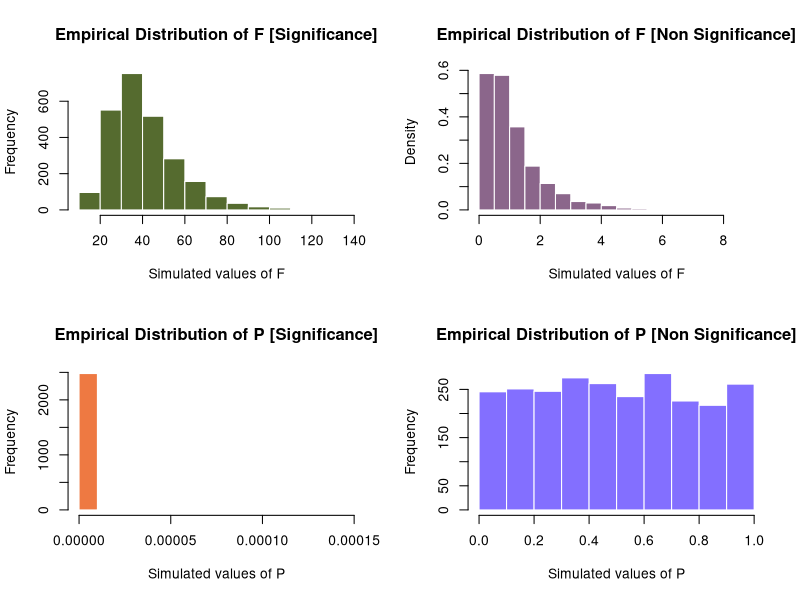
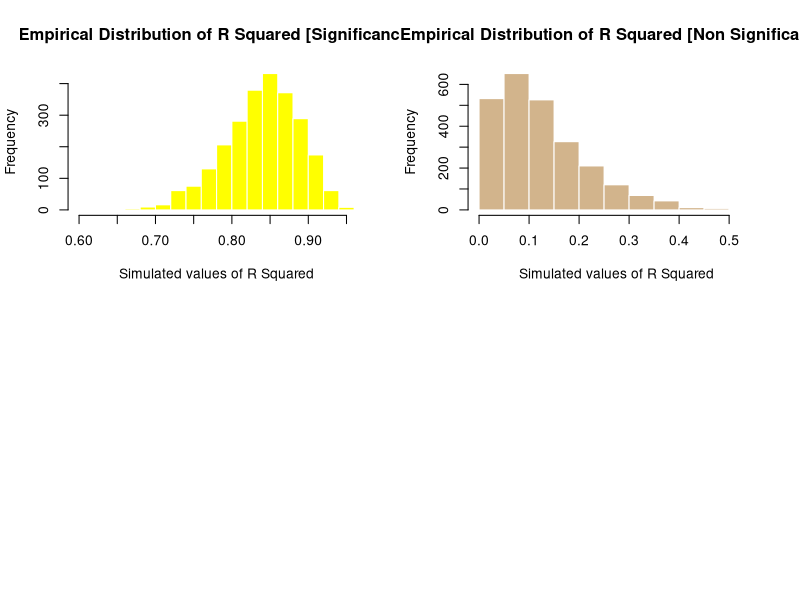
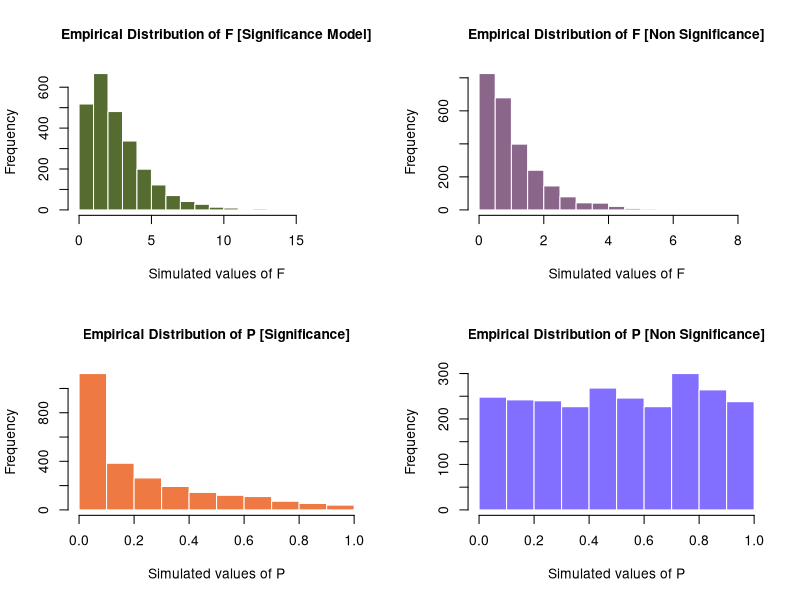
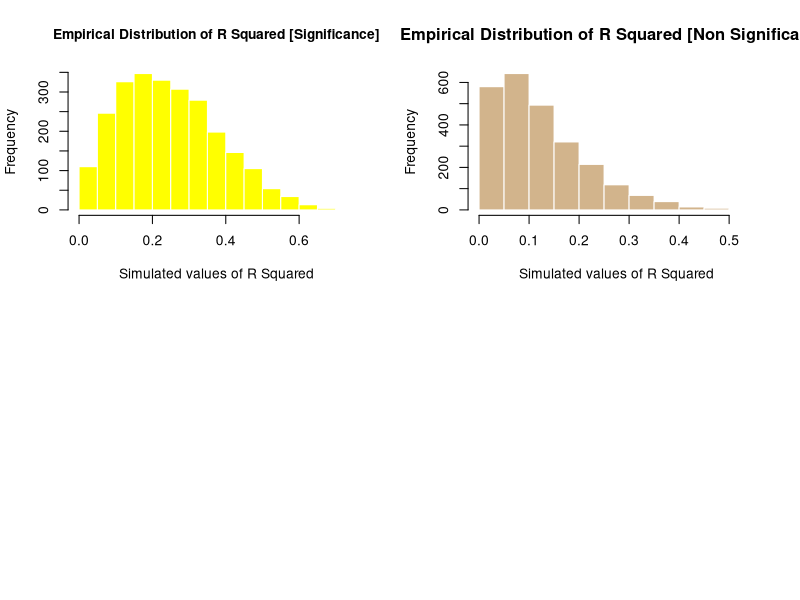
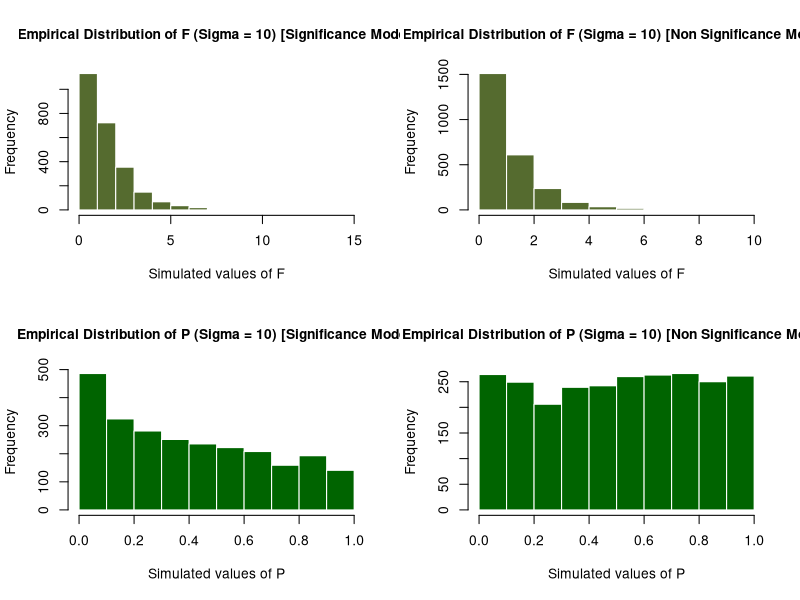
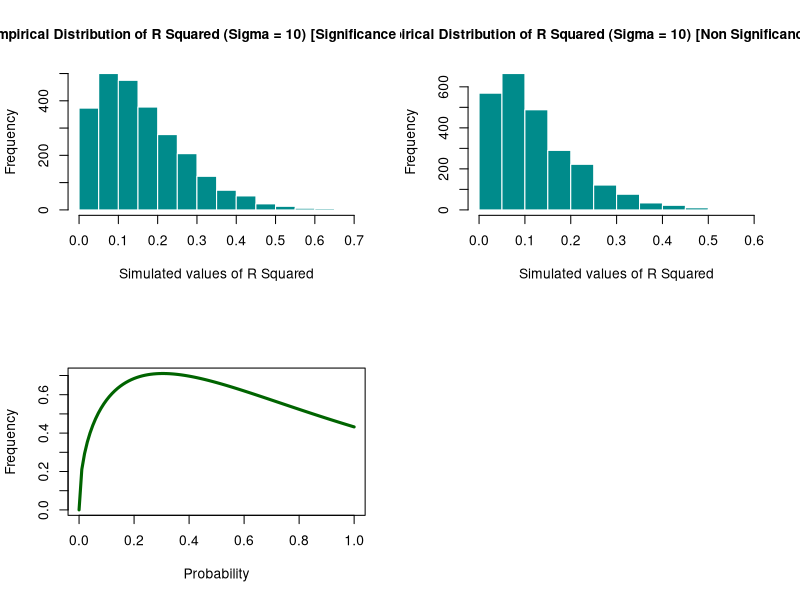
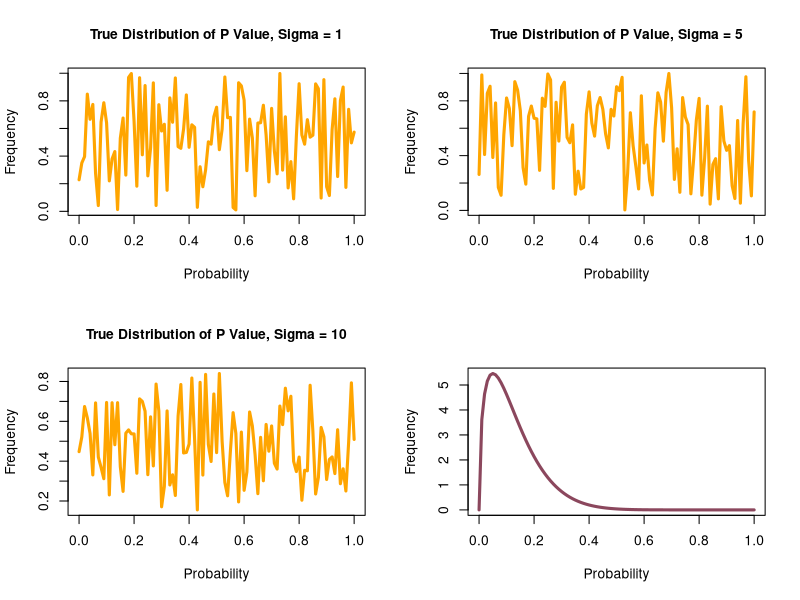
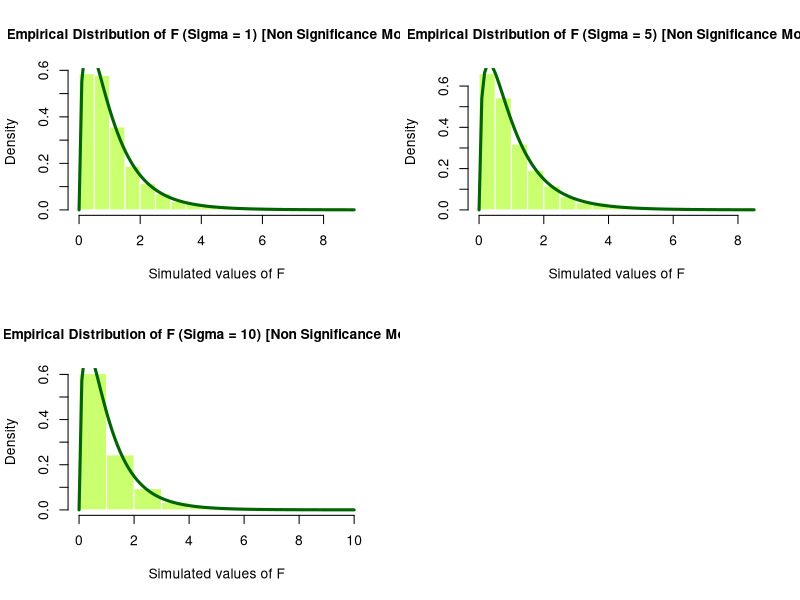

These figures' R source, in order: (Note: a time limit stopped this script after it produced the figures.)
## ---- chunk 1
birthday = 19770411
set.seed(birthday)
n = 25
sigma = c(1,5,10)
no_loop = 2500
mlr_sim = function(n_in,sd=1,signifincance_ind=1){
  exer_data = read.csv("study_1.csv")
  
  epsilon = rnorm(n_in,mean = 0,sd = sd)
  if (signifincance_ind){
    beta_0 = 3
    beta_1 = 1
    beta_2 = 1
    beta_3 = 1 
    exer_data[,1] = beta_0 + beta_1 * exer_data[,2] + beta_2 * exer_data[,3] + beta_3 * exer_data[,4] + epsilon
  }
  else {
    beta_0 = 3
    beta_1 = 0
    beta_2 = 0
    beta_3 = 0 
    exer_data[,1] = beta_0 + beta_1 * exer_data[,2] + beta_2 * exer_data[,3] + beta_3 * exer_data[,4] + epsilon
  }
  exer_data
}
## ---- chunk 2
birthday = 19770411
set.seed(birthday)
#---------------------------------------------------------------------------------------------------------------
# Below code is to simulate the Significance Model 
#---------------------------------------------------------------------------------------------------------------
model_significance = cbind(sigma_1_F=rep(0,no_loop),sigma_1_P=rep(0,no_loop),sigma_1_R_SQUARED=rep(0,no_loop),
                           sigma_5_F=rep(0,no_loop),sigma_5_P=rep(0,no_loop),sigma_5_R_SQUARED=rep(0,no_loop),
                           sigma_10_F=rep(0,no_loop),sigma_10_P=rep(0,no_loop),sigma_10_R_SQUARED=rep(0,no_loop))
extra_counter = 0

for(s in 1:length(sigma)){
  #print(paste("Sigma:",sigma[s]," extra_counter",extra_counter))
  for (i in 1:no_loop){
     mlr_data = mlr_sim(n,sigma[s],signifincance_ind = 1)
     null_model = lm(y~1,data = mlr_data)
     full_model = lm(y~x1+x2+x3,data = mlr_data)
     model_significance[i,s+extra_counter] = anova(null_model,full_model)$F[2]
     model_significance[i,s+extra_counter+1] = anova(null_model,full_model)$'Pr(>F)'[2]
     model_significance[i,s+extra_counter+2] = summary(full_model)$r.squared
  }
  extra_counter = extra_counter + 2
}

#---------------------------------------------------------------------------------------------------------------
# Below code is to simulate the Non Significance Model 
#---------------------------------------------------------------------------------------------------------------
model_nonsignificance = cbind(sigma_1_F=rep(0,no_loop),sigma_1_P=rep(0,no_loop),sigma_1_R_SQUARED=rep(0,no_loop),
                           sigma_5_F=rep(0,no_loop),sigma_5_P=rep(0,no_loop),sigma_5_R_SQUARED=rep(0,no_loop),
                           sigma_10_F=rep(0,no_loop),sigma_10_P=rep(0,no_loop),sigma_10_R_SQUARED=rep(0,no_loop))
extra_counter = 0
for(s in 1:length(sigma)){
  print(paste("Sigma:",sigma[s]," extra_counter",extra_counter))
  for (i in 1:no_loop){
     mlr_data = mlr_sim(n,sigma[s],signifincance_ind = 0)
     null_model = lm(y~1,data = mlr_data)
     full_model = lm(y~x1+x2+x3,data = mlr_data)
     model_nonsignificance[i,s+extra_counter] = anova(null_model,full_model)$F[2]
     model_nonsignificance[i,s+extra_counter+1] = anova(null_model,full_model)$'Pr(>F)'[2]
     model_nonsignificance[i,s+extra_counter+2] = summary(full_model)$r.squared
  }
  extra_counter = extra_counter + 2
}

## ---- chunk 3
par(mfrow=c(2, 2))

hist(model_significance[,1],
     main = "Empirical Distribution of F [Significance]",
     xlab = "Simulated values of F",
     col = "darkolivegreen",
     border = "white"
     )

hist(model_nonsignificance[,1],
     main = "Empirical Distribution of F [Non Significance]",
     xlab = "Simulated values of F",
     col = "plum4",
     border = "white",
     probability = TRUE
     )

hist(model_significance[,2],
     main = "Empirical Distribution of P [Significance]",
     xlab = "Simulated values of P",
     col = "sienna2",
     border = "white"
     )

hist(model_nonsignificance[,2],
     main = "Empirical Distribution of P [Non Significance]",
     xlab = "Simulated values of P",
     col = "slateblue1",
     border = "white"
     )

hist(model_significance[,3],
     main = "Empirical Distribution of R Squared [Significance]",
     xlab = "Simulated values of R Squared",
     col = "yellow",
     border = "white"
     )

hist(model_nonsignificance[,3],
     main = "Empirical Distribution of R Squared [Non Significance]",
     xlab = "Simulated values of R Squared",
     col = "tan",
     border = "white"
     )

## ---- chunk 4
par(mfrow=c(2, 2))

hist(model_significance[,4],
     main = "Empirical Distribution of F [Significance Model]",
     cex.main = 1,
     xlab = "Simulated values of F",
     col = "darkolivegreen",
     border = "white"
     )

hist(model_nonsignificance[,4],
     main = "Empirical Distribution of F [Non Significance]",
     cex.main = 1,
     xlab = "Simulated values of F",
     col = "plum4",
     border = "white"
     )

hist(model_significance[,5],
     main = "Empirical Distribution of P [Significance]",
     cex.main = 1,
     xlab = "Simulated values of P",
     col = "sienna2",
     border = "white"
     )

hist(model_nonsignificance[,5],
     main = "Empirical Distribution of P [Non Significance]",
     cex.main = 1,
     xlab = "Simulated values of P",
     col = "slateblue1",
     border = "white"
     )

hist(model_significance[,6],
     main = "Empirical Distribution of R Squared [Significance]",
     cex.main = 1,
     xlab = "Simulated values of R Squared",
     col = "yellow",
     border = "white"
     )

hist(model_nonsignificance[,6],
     main = "Empirical Distribution of R Squared [Non Significance]",
     xlab = "Simulated values of R Squared",
     col = "tan",
     border = "white"
     )
## ---- chunk 5
par(mfrow=c(2, 2))

hist(model_significance[,7],
     main = "Empirical Distribution of F (Sigma = 10) [Significance Model]",
     cex.main = 1,
     xlab = "Simulated values of F",
     col = "darkolivegreen",
     border = "white"
     )


hist(model_nonsignificance[,7],
     main = "Empirical Distribution of F (Sigma = 10) [Non Significance Model]",
     cex.main = 1,
     xlab = "Simulated values of F",
     col = "darkolivegreen",
     border = "white"
     )

hist(model_significance[,8],
     main = "Empirical Distribution of P (Sigma = 10) [Significance Model]",
     cex.main = 1,
     xlab = "Simulated values of P",
     col = "darkgreen",
     border = "white"
     )

hist(model_nonsignificance[,8],
     main = "Empirical Distribution of P (Sigma = 10) [Non Significance Model]",
     cex.main = 1,
     xlab = "Simulated values of P",
     col = "darkgreen",
     border = "white"
     )

hist(model_significance[,9],
     main = "Empirical Distribution of R Squared (Sigma = 10) [Significance Model]",
     cex.main = 1,
     xlab = "Simulated values of R Squared",
     col = "darkcyan",
     border = "white"
     )

hist(model_nonsignificance[,9],
     main = "Empirical Distribution of R Squared (Sigma = 10) [Non Significance Model]",
     cex.main = 1,
     xlab = "Simulated values of R Squared",
     col = "darkcyan",
     border = "white"
     )

## ---- chunk 6
curve(df(x, df1=3, df2=21),
      xlab = "Probability",
      ylab = "Frequency",
      lwd=3,
      col = "darkgreen")
## ---- chunk 7
par(mfrow=c(2, 2))
curve(pnorm(rnorm(x,mean = 3, sd = 1),mean=3,sd=1),
      main = "True Distribution of P Value, Sigma = 1",
      cex.main = 1,
      xlab = "Probability",
      ylab = "Frequency",
      lwd = 3,
      col = "orange")

curve(pnorm(rnorm(x,mean = 3, sd = 5),mean = 3,sd = 5),
      main = "True Distribution of P Value, Sigma = 5",
      cex.main = 1,
      xlab = "Probability",
      ylab = "Frequency",
      lwd = 3,
      col = "orange")

curve(pnorm(rnorm(x,mean = 3, sd = 5),mean = 3,sd = 10),
      main = "True Distribution of P Value, Sigma = 10",
      cex.main = 1,
      xlab = "Probability",
      ylab = "Frequency",
      lwd = 3,
      col = "orange")
## ---- chunk 8
curve(dbeta(x, (4-1)/2, (25-4)/2),
      xlab = "Probability",
      ylab = "Frequency",
      lwd = 3,
      col = "palevioletred4")
## ---- chunk 9

par(mfrow=c(2, 2))

hist(model_nonsignificance[,1],
     main = "Empirical Distribution of F (Sigma = 1) [Non Significance Model]",
     cex.main = 1,
     xlab = "Simulated values of F",
     col = "darkolivegreen1",
     border = "white",
     probability = TRUE
     )
curve(df(x, df1=3, df2=21),
      lwd=3,
      col = "darkgreen",
      add = TRUE)

hist(model_nonsignificance[,4],
     main = "Empirical Distribution of F (Sigma = 5) [Non Significance Model]",
     cex.main = 1,
     xlab = "Simulated values of F",
     col = "darkolivegreen1",
     border = "white",
     probability = TRUE
     )
curve(df(x, df1=3, df2=21),
      lwd=3,
      col = "darkgreen",
      add = TRUE)

hist(model_nonsignificance[,7],
     main = "Empirical Distribution of F (Sigma = 10) [Non Significance Model]",
     cex.main = 1,
     xlab = "Simulated values of F",
     col = "darkolivegreen1",
     border = "white",
     probability = TRUE
     )
curve(df(x, df1=3, df2=21),
      lwd=3,
      col = "darkgreen",
      add = TRUE)
## ---- chunk 10
par(mfrow=c(2, 2))

hist(model_nonsignificance[,2],
     main = "Empirical Distribution of P (Sigma = 1) [Non Significance Model]",
     cex.main = 1,
     xlab = "Simulated values of P",
     col = "deepskyblue1",
     border = "white",
     probability = TRUE
     )
curve(pnorm(rnorm(x,mean = 3, sd = 1),mean=3,sd=1),
      main = "True Distribution of P Value - Sigma = 1",
      cex.main = 1,
      xlab = "Probability",
      ylab = "Frequency",
      lwd = 3,
      col = "darkblue",
      add = TRUE)

hist(model_nonsignificance[,5],
     main = "Empirical Distribution of P (Sigma = 5) [Non Significance Model]",
     cex.main = 1,
     xlab = "Simulated values of P",
     col = "deepskyblue1",
     border = "white",
     probability = TRUE
     )
curve(pnorm(rnorm(x,mean = 3, sd = 1),mean=3,sd=1),
      main = "True Distribution of P Value - Sigma = 1",   
      cex.main = 1,
      xlab = "Probability",
      ylab = "Frequency",
      lwd = 3,
      col = "darkblue",
      add = TRUE)

hist(model_nonsignificance[,8],
     main = "Empirical Distribution of P (Sigma = 10) [Non Significance Model]",
     cex.main = 1,
     xlab = "Simulated values of P",
     col = "deepskyblue1",
     border = "white",
     probability = TRUE
     )
curve(pnorm(rnorm(x,mean = 3, sd = 1),mean=3,sd=1),
      main = "True Distribution of P Value - Sigma = 1",
      cex.main = 1,
      xlab = "Probability",
      ylab = "Frequency",
      lwd = 3,
      col = "darkblue",
      add = TRUE)

## ---- chunk 11
par(mfrow=c(2, 2))

hist(model_nonsignificance[,3],
     main = "Empirical Distribution of R Squared (Sigma = 1) [Non Significance Model]",
     cex.main = 1,
     xlab = "Simulated values of R Squared",
     col = "palevioletred1",
     border = "white",
     probability = TRUE
     )
curve(dbeta(x, (4-1)/2, (25-4)/2),
      lwd = 3,
      col = "palevioletred4",
      add = TRUE)

hist(model_nonsignificance[,6],
     main = "Empirical Distribution of R Squared (Sigma = 5) [Non Significance Model]",
     cex.main = 1,
     xlab = "Simulated values of R Squared",
     col = "palevioletred1",
     border = "white",
     probability = TRUE
     )
curve(dbeta(x, (4-1)/2, (25-4)/2),
      lwd = 3,
      col = "palevioletred4",
      add = TRUE)

hist(model_nonsignificance[,9],
     main = "Empirical Distribution of R Squared (Sigma = 10) [Non Significance Model]",
     cex.main = 1,
     xlab = "Simulated values of R Squared",
     col = "palevioletred1",
     border = "white",
     probability = TRUE
     )
curve(dbeta(x, (4-1)/2, (25-4)/2),
      lwd = 3,
      col = "palevioletred4",
      add = TRUE)
## ---- chunk 12
plot(model_significance[,3],col="dodgerblue",ylim=c(0,1),lty=1,xlab="R Squared Simulation Index",ylab="R Squared Value",main = "R Squared ~ Sigma")
points(model_significance[,6],col="green",lty=2)
points(model_significance[,9],col="red",lty=3)
legend("topright",legend=c("sigma=1","sigma=5","sigma=10"),col=c("dodgerblue","green","red"),lty=c(1,2,3))
## ---- chunk 13
birthday = 19770411
set.seed(birthday)

beta_0 = 0
beta_1 = 5
beta_2 = -4
beta_3 = 1.6
beta_4 = -1.1
beta_5 = 0.7
beta_6 = 0.3
n = 500
no_loop = 1000
sigma = c(1,2,4)
sig_data = read.csv("study_2.csv")


mlr_sim = function(data,sd=1){
  epsilon = rnorm(n,mean = 0,sd = sd)
  data[,1] = beta_0 + beta_1 * data[,2] + beta_2 * data[,3] + beta_3 * data[,4] + beta_4 * data[,5] + beta_5 * data[,6] + beta_6 * data[,7] + epsilon
  data
}

train_rmse_model1_mat = cbind(sigma_1=rep(0,no_loop),sigma_2=rep(0,no_loop),sigma_4=rep(0,no_loop))
train_rmse_model2_mat = cbind(sigma_1=rep(0,no_loop),sigma_2=rep(0,no_loop),sigma_4=rep(0,no_loop))
train_rmse_model3_mat = cbind(sigma_1=rep(0,no_loop),sigma_2=rep(0,no_loop),sigma_4=rep(0,no_loop))
train_rmse_model4_mat = cbind(sigma_1=rep(0,no_loop),sigma_2=rep(0,no_loop),sigma_4=rep(0,no_loop))
train_rmse_model5_mat = cbind(sigma_1=rep(0,no_loop),sigma_2=rep(0,no_loop),sigma_4=rep(0,no_loop))
train_rmse_model6_mat = cbind(sigma_1=rep(0,no_loop),sigma_2=rep(0,no_loop),sigma_4=rep(0,no_loop))
train_rmse_model7_mat = cbind(sigma_1=rep(0,no_loop),sigma_2=rep(0,no_loop),sigma_4=rep(0,no_loop))
train_rmse_model8_mat = cbind(sigma_1=rep(0,no_loop),sigma_2=rep(0,no_loop),sigma_4=rep(0,no_loop))
train_rmse_model9_mat = cbind(sigma_1=rep(0,no_loop),sigma_2=rep(0,no_loop),sigma_4=rep(0,no_loop))

test_rmse_model1_mat = cbind(sigma_1=rep(0,no_loop),sigma_2=rep(0,no_loop),sigma_4=rep(0,no_loop))
test_rmse_model2_mat = cbind(sigma_1=rep(0,no_loop),sigma_2=rep(0,no_loop),sigma_4=rep(0,no_loop))
test_rmse_model3_mat = cbind(sigma_1=rep(0,no_loop),sigma_2=rep(0,no_loop),sigma_4=rep(0,no_loop))
test_rmse_model4_mat = cbind(sigma_1=rep(0,no_loop),sigma_2=rep(0,no_loop),sigma_4=rep(0,no_loop))
test_rmse_model5_mat = cbind(sigma_1=rep(0,no_loop),sigma_2=rep(0,no_loop),sigma_4=rep(0,no_loop))
test_rmse_model6_mat = cbind(sigma_1=rep(0,no_loop),sigma_2=rep(0,no_loop),sigma_4=rep(0,no_loop))
test_rmse_model7_mat = cbind(sigma_1=rep(0,no_loop),sigma_2=rep(0,no_loop),sigma_4=rep(0,no_loop))
test_rmse_model8_mat = cbind(sigma_1=rep(0,no_loop),sigma_2=rep(0,no_loop),sigma_4=rep(0,no_loop))
test_rmse_model9_mat = cbind(sigma_1=rep(0,no_loop),sigma_2=rep(0,no_loop),sigma_4=rep(0,no_loop))
train_rmse_mat = cbind(sigma_1=rep(0,9),sigma_2=rep(0,9),sigma_4=rep(0,9))
test_rmse_mat = cbind(sigma_1=rep(0,9),sigma_2=rep(0,9),sigma_4=rep(0,9))

model1_counter_all_sigma = 0 
model2_counter_all_sigma = 0 
model3_counter_all_sigma = 0 
model4_counter_all_sigma = 0 
model5_counter_all_sigma = 0 
model6_counter_all_sigma = 0 
model7_counter_all_sigma = 0 
model8_counter_all_sigma = 0 
model9_counter_all_sigma = 0 
  
for(s in 1:length(sigma)){
  for(i in 1:no_loop){
    #epsilon = rnorm(n,mean = 0, sd = sigma[s])
    mlr_data=mlr_sim(sig_data,sd=sigma[s])
    
    trn_idx = sample(1:nrow(mlr_data), 250)
    n_test = nrow(mlr_data) - length(trn_idx)
    
    model1 = lm(y~x1,data=mlr_data[trn_idx,])
    model2 = lm(y~x1+x2,data=mlr_data[trn_idx,])
    model3 = lm(y~x1+x2+x3,data=mlr_data[trn_idx,])
    model4 = lm(y~x1+x2+x3+x4,data=mlr_data[trn_idx,])
    model5 = lm(y~x1+x2+x3+x4+x5,data=mlr_data[trn_idx,])
    model6 = lm(y~x1+x2+x3+x4+x5+x6,data=mlr_data[trn_idx,])
    model7 = lm(y~x1+x2+x3+x4+x5+x6+x7,data=mlr_data[trn_idx,])
    model8 = lm(y~x1+x2+x3+x4+x5+x6+x7+x8,data=mlr_data[trn_idx,])
    model9 = lm(y~x1+x2+x3+x4+x5+x6+x7+x8+x9,data=mlr_data[trn_idx,])
    

    
    newdata_model1 = subset(mlr_data[-trn_idx,],select=c("x1"))
    newdata_model2 = subset(mlr_data[-trn_idx,],select=c("x1","x2"))
    newdata_model3 = subset(mlr_data[-trn_idx,],select=c("x1","x2","x3"))
    newdata_model4 = subset(mlr_data[-trn_idx,],select=c("x1","x2","x3","x4"))
    newdata_model5 = subset(mlr_data[-trn_idx,],select=c("x1","x2","x3","x4","x5"))
    newdata_model6 = subset(mlr_data[-trn_idx,],select=c("x1","x2","x3","x4","x5","x6"))
    newdata_model7 = subset(mlr_data[-trn_idx,],select=c("x1","x2","x3","x4","x5","x6","x7"))
    newdata_model8 = subset(mlr_data[-trn_idx,],select=c("x1","x2","x3","x4","x5","x6","x7","x8"))
    newdata_model9 = subset(mlr_data[-trn_idx,],select=c("x1","x2","x3","x4","x5","x6","x7","x8","x9"))    
    
    train_rmse_model1 = sqrt(sum((mlr_data[trn_idx,]$y - predict(model1))^2) / length(trn_idx))
    train_rmse_model2 = sqrt(sum((mlr_data[trn_idx,]$y - predict(model2))^2) / length(trn_idx))
    train_rmse_model3 = sqrt(sum((mlr_data[trn_idx,]$y - predict(model3))^2) / length(trn_idx))
    train_rmse_model4 = sqrt(sum((mlr_data[trn_idx,]$y - predict(model4))^2) / length(trn_idx))
    train_rmse_model5 = sqrt(sum((mlr_data[trn_idx,]$y - predict(model5))^2) / length(trn_idx))
    train_rmse_model6 = sqrt(sum((mlr_data[trn_idx,]$y - predict(model6))^2) / length(trn_idx))
    train_rmse_model7 = sqrt(sum((mlr_data[trn_idx,]$y - predict(model7))^2) / length(trn_idx))
    train_rmse_model8 = sqrt(sum((mlr_data[trn_idx,]$y - predict(model8))^2) / length(trn_idx))
    train_rmse_model9 = sqrt(sum((mlr_data[trn_idx,]$y - predict(model9))^2) / length(trn_idx))
    train_rmse_model1_mat[i,s] = train_rmse_model1
    train_rmse_model2_mat[i,s] = train_rmse_model2
    train_rmse_model3_mat[i,s] = train_rmse_model3
    train_rmse_model4_mat[i,s] = train_rmse_model4
    train_rmse_model5_mat[i,s] = train_rmse_model5
    train_rmse_model6_mat[i,s] = train_rmse_model6
    train_rmse_model7_mat[i,s] = train_rmse_model7
    train_rmse_model8_mat[i,s] = train_rmse_model8
    train_rmse_model9_mat[i,s] = train_rmse_model9    
    
    test_rmse_model1 = sqrt(sum((mlr_data[-trn_idx,]$y - predict(model1,newdata=newdata_model1))^2) / n_test)
    test_rmse_model2 = sqrt(sum((mlr_data[-trn_idx,]$y - predict(model2,newdata=newdata_model2))^2) / n_test)
    test_rmse_model3 = sqrt(sum((mlr_data[-trn_idx,]$y - predict(model3,newdata=newdata_model3))^2) / n_test)
    test_rmse_model4 = sqrt(sum((mlr_data[-trn_idx,]$y - predict(model4,newdata=newdata_model4))^2) / n_test)
    test_rmse_model5 = sqrt(sum((mlr_data[-trn_idx,]$y - predict(model5,newdata=newdata_model5))^2) / n_test)
    test_rmse_model6 = sqrt(sum((mlr_data[-trn_idx,]$y - predict(model6,newdata=newdata_model6))^2) / n_test)
    test_rmse_model7 = sqrt(sum((mlr_data[-trn_idx,]$y - predict(model7,newdata=newdata_model7))^2) / n_test)
    test_rmse_model8 = sqrt(sum((mlr_data[-trn_idx,]$y - predict(model8,newdata=newdata_model8))^2) / n_test)
    test_rmse_model9 = sqrt(sum((mlr_data[-trn_idx,]$y - predict(model9,newdata=newdata_model9))^2) / n_test)
    test_rmse_model1_mat[i,s] = test_rmse_model1
    test_rmse_model2_mat[i,s] = test_rmse_model2
    test_rmse_model3_mat[i,s] = test_rmse_model3
    test_rmse_model4_mat[i,s] = test_rmse_model4
    test_rmse_model5_mat[i,s] = test_rmse_model5
    test_rmse_model6_mat[i,s] = test_rmse_model6
    test_rmse_model7_mat[i,s] = test_rmse_model7
    test_rmse_model8_mat[i,s] = test_rmse_model8
    test_rmse_model9_mat[i,s] = test_rmse_model9

    model1_counter_all_sigma = model1_counter_all_sigma + 1
    model2_counter_all_sigma = model2_counter_all_sigma + 1
    model3_counter_all_sigma = model3_counter_all_sigma + 1 
    model4_counter_all_sigma = model4_counter_all_sigma + 1 
    model5_counter_all_sigma = model5_counter_all_sigma + 1
    model6_counter_all_sigma = model6_counter_all_sigma + 1 
    model7_counter_all_sigma = model7_counter_all_sigma + 1
    model8_counter_all_sigma = model8_counter_all_sigma + 1
    model9_counter_all_sigma = model9_counter_all_sigma + 1
  }
}

print (paste("Number of times the model : 1 trained for alpha:",sigma[s]," is: ",model1_counter_all_sigma))
print (paste("Number of times the model : 2 trained for alpha:",sigma[s]," is: ",model2_counter_all_sigma))
print (paste("Number of times the model : 3 trained for alpha:",sigma[s]," is: ",model3_counter_all_sigma))
print (paste("Number of times the model : 4 trained for alpha:",sigma[s]," is: ",model4_counter_all_sigma))
print (paste("Number of times the model : 5 trained for alpha:",sigma[s]," is: ",model5_counter_all_sigma))
print (paste("Number of times the model : 6 trained for alpha:",sigma[s]," is: ",model6_counter_all_sigma))  
print (paste("Number of times the model : 7 trained for alpha:",sigma[s]," is: ",model7_counter_all_sigma))  
print (paste("Number of times the model : 8 trained for alpha:",sigma[s]," is: ",model8_counter_all_sigma))  
print (paste("Number of times the model : 9 trained for alpha:",sigma[s]," is: ",model9_counter_all_sigma))  
  
for(s in 1:length(sigma)){
  train_rmse_mat[1,s] = mean(train_rmse_model1_mat[,s])
  train_rmse_mat[2,s] = mean(train_rmse_model2_mat[,s])
  train_rmse_mat[3,s] = mean(train_rmse_model3_mat[,s])
  train_rmse_mat[4,s] = mean(train_rmse_model4_mat[,s])
  train_rmse_mat[5,s] = mean(train_rmse_model5_mat[,s])
  train_rmse_mat[6,s] = mean(train_rmse_model6_mat[,s])
  train_rmse_mat[7,s] = mean(train_rmse_model7_mat[,s])
  train_rmse_mat[8,s] = mean(train_rmse_model8_mat[,s])
  train_rmse_mat[9,s] = mean(train_rmse_model9_mat[,s])  
  
  test_rmse_mat[1,s] = mean(test_rmse_model1_mat[,s])
  test_rmse_mat[2,s] = mean(test_rmse_model2_mat[,s])
  test_rmse_mat[3,s] = mean(test_rmse_model3_mat[,s])
  test_rmse_mat[4,s] = mean(test_rmse_model4_mat[,s])
  test_rmse_mat[5,s] = mean(test_rmse_model5_mat[,s])
  test_rmse_mat[6,s] = mean(test_rmse_model6_mat[,s])
  test_rmse_mat[7,s] = mean(test_rmse_model7_mat[,s])
  test_rmse_mat[8,s] = mean(test_rmse_model8_mat[,s])
  test_rmse_mat[9,s] = mean(test_rmse_model9_mat[,s])
}
## ---- chunk 14
plot(seq(1,9), train_rmse_mat[,1], type="o", col="blue", pch="o", lty=1,main="Sigma = 1",xlab = "MODEL SIZE",ylab = "RMSE")
points(seq(1,9), test_rmse_mat[,1], col="red", pch=8)
lines(seq(1,9), test_rmse_mat[,1], col="red",lty=2)
legend("topright",legend=c("train rmse","test rmse"), col=c("blue","red"),pch=c("o","*"),lty=c(1,2), ncol=1)

plot(seq(1,9), train_rmse_mat[,2], type="o", col="blue", pch="o", lty=1,main="Sigma = 2",xlab = "MODEL SIZE",ylab = "RMSE")
points(seq(1,9), test_rmse_mat[,2], col="red", pch=8)
lines(seq(1,9), test_rmse_mat[,2], col="red",lty=2)
legend("topright",legend=c("train rmse","test rmse"), col=c("blue","red"),pch=c("o","*"),lty=c(1,2), ncol=1)

plot(seq(1,9), train_rmse_mat[,3], type="o", col="blue", pch="o", lty=1,main="Sigma = 4",xlab = "MODEL SIZE",ylab = "RMSE")
points(seq(1,9), test_rmse_mat[,3], col="red", pch=8)
lines(seq(1,9), test_rmse_mat[,3], col="red",lty=2)
legend("topright",legend=c("train rmse","test rmse"), col=c("blue","red"),pch=c("o","*"),lty=c(1,2), ncol=1)
## ---- chunk 15
plot(test_rmse_model1_mat[,1],col="dodgerblue",ylim=(c(0.8,3)),pch=1,lty=1,xlab = "Index", ylab = "RMSE")
points(test_rmse_model2_mat[,1], col="orangered",ylim=(c(0.8,3)),pch=1,lty=2)
points(test_rmse_model3_mat[,1], col="blue4",ylim=(c(0.8,3)),pch=1,lty=3)
points(test_rmse_model4_mat[,1], col="limegreen",ylim=(c(0.8,3)),pch=1,lty=3)
points(test_rmse_model5_mat[,1], col="orange",ylim=(c(0.8,3)),pch=1,lty=4)
points(test_rmse_model6_mat[,1], col="darkorchid",ylim=(c(0.8,3)),pch=6,lty=5)
points(test_rmse_model7_mat[,1], col="violetred",ylim=(c(0.8,3)),pch=1,lty=6)
points(test_rmse_model8_mat[,1], col="tan3",ylim=(c(0.8,3)),pch=1,lty=7)
points(test_rmse_model9_mat[,1], col="deeppink",ylim=(c(0.8,3)),pch=1,lty=8)
legend("topright",legend=c("Model1","Model2","Model3","Model4","Model5","Model6","Model7","Model8","Model9"),col=c("dodgerblue","orangered","blue4","limegreen","orange","darkorchid","violetred","tan3","deeppink"),lty=c(1,2,3,4,5,6,7,8,9))
## ---- chunk 16
plot(test_rmse_model3_mat[,1], col="dodgerblue",ylim=(c(0.9,1.3)),pch=1,lty=3,xlab="Indx",ylab="RMSE")
points(test_rmse_model4_mat[,1], col="limegreen",ylim=(c(0.9,1.3)),pch=1,lty=3)
points(test_rmse_model5_mat[,1], col="orange",ylim=(c(0.9,1.3)),pch=1,lty=4)
points(test_rmse_model6_mat[,1], col="darkorchid",ylim=(c(0.9,1.3)),pch=8,lty=5)
points(test_rmse_model7_mat[,1], col="violetred",ylim=(c(0.9,1.3)),pch=1,lty=6)
points(test_rmse_model8_mat[,1], col="tan3",ylim=(c(0.9,1.3)),pch=1,lty=7)
points(test_rmse_model9_mat[,1], col="deeppink",ylim=(c(0.9,1.3)),pch=1,lty=8)
legend("topright",legend=c("Model3","Model4","Model5","Model6","Model7","Model8","Model9"),col=c("blue4","limegreen","orange","darkorchid","violetred","tan3","deeppink"),pch=c(1,1,1,8,1,1),lty=c(3,4,5,6,7,8,9))
## ---- chunk 17
plot(seq(1,9), test_rmse_mat[,1], type="o", col="chartreuse4", pch=8, lty=1,main="Sigma = 1",xlab = "MODEL SIZE",ylab = "RMSE")
points(6, min(test_rmse_mat[,1]), col="chartreuse4",pch=16,cex=3) #This is to highlight the point where the RMSE is minimum for sigma = 1
## ---- chunk 18
plot(seq(1,9), test_rmse_mat[,2], type="o", col="blue4", pch="*", lty=1,main="Sigma = 2",xlab = "MODEL SIZE",ylab = "RMSE")
points(6, min(test_rmse_mat[,2]), col="blue4",pch=16,cex=3) #This is to highlight the point where the RMSE is minimum for sigma = 2
## ---- chunk 19
plot(seq(1,9), test_rmse_mat[,3], type="o", col="red", pch="*", lty=1,main="Sigma = 4",xlab = "MODEL SIZE",ylab = "RMSE")
points(6, min(test_rmse_mat[,3]), col="red",pch=16,cex=3) #This is to highlight the point where the RMSE is minimum for sigma = 4
## ---- chunk 20
plot(seq(1,9), test_rmse_mat[,3], col="red",lty=1,ylim=c(0.5,5),xlab="MODEL SIZE",ylab="RMSE")
lines(seq(1,9), test_rmse_mat[,3], col="red",lty=1)
points(6, min(test_rmse_mat[,3]), col="red",pch=16,cex=3) #This is to highlight the point where the RMSE is minimum for sigma = 4
points(seq(1,9), test_rmse_mat[,2], col="blue4",lty=2)
lines(seq(1,9), test_rmse_mat[,2], col="blue4",lty=2)
points(6, min(test_rmse_mat[,2]), col="blue4",pch=16,cex=3) #This is to highlight the point where the RMSE is minimum for sigma = 2
points(seq(1,9), test_rmse_mat[,1], col="chartreuse4",lty=3)
lines(seq(1,9), test_rmse_mat[,1], col="chartreuse4",lty=3)
points(6, min(test_rmse_mat[,1]), col="chartreuse4",pch=16,cex=3) #This is to highlight the point where the RMSE is minimum for sigma = 1
legend("topright",legend=c("sigma = 4","sigma = 2","simga = 1"),col=c("red","blue4","chartreuse4"),lty=c(1,2,3))
## ---- chunk 21
birthday = 19770411
set.seed(birthday)

alpha = 0.05
beta_1 = seq(from=-2,to=2,by=0.1)
sigma = c(1,2,4)
n = c(10,20,30)
no_loop = 1000

#simple linear regression(SLR) Function to create sample data
slr_sim = function(n_in,sd=1,beta_1_in=-2){
  x_values = seq(0, 5, length = n_in)
  epsilon = rnorm(n_in,mean = 0,sd = sd)
  y = beta_1_in * x_values + epsilon
  data.frame(predictor = x_values,response=y)
}

#Matrix to store the Power of the simulated models
model_sim = cbind(beta_1_sim_val=rep(0,length(beta_1)),n_10_sigma_1=rep(0,length(beta_1)),n_20_sigma_1=rep(0,length(beta_1)),n_30_sigma_1=rep(0,length(beta_1)),n_10_sigma_2=rep(0,length(beta_1)),n_20_sigma_2=rep(0,length(beta_1)),n_30_sigma_2=rep(0,length(beta_1)),n_10_sigma_4=rep(0,length(beta_1)),n_20_sigma_4=rep(0,length(beta_1)),n_30_sigma_1=rep(0,length(beta_1)))

model_sim[,1] = seq(from=-2,to=2,by=0.1)
extra_counter = 0

#Loop to iterate over Sigma, number of samples, beta_1 values and 1000 simulations to extract and store the Power values
for(s in 1:length(sigma)){ #sigma = c(1,2,4)
  for (n_s in 1:length(n)){ #n = c(10,20,30)
    for (b in 1:length(beta_1)){ # beta_1 = seq(from=-2,to=2,by=0.1)
      tot_sum_signifincace_sim = 0
      for(i in 1:no_loop){
        slr_data = slr_sim(n_in = n[n_s], sd = sigma[s], beta_1_in = beta_1[b] )
        model = lm(response~predictor, data = slr_data)
        model_p_val = summary(model)$coefficient[2,4]
        tot_sum_signifincace_sim = tot_sum_signifincace_sim + ifelse(model_p_val<alpha,1,0)
      }
      power_sim_beta = tot_sum_signifincace_sim / no_loop
      model_sim[b,s+n_s+extra_counter] = power_sim_beta    
      print (paste("Sigma:",sigma[s]," n:",n[n_s]," beta_1:",beta_1[b]," Signifiance_Sum:",tot_sum_signifincace_sim, " Power:",power_sim_beta))
    }
  }
  extra_counter = extra_counter + 2
}
## ---- chunk 22
#Below code plot the effect of Signal (β1) against the Power for noise of sigma = 1 against all sample size (10,20 and 30)
plot(model_sim[,1],model_sim[,2], type="o", col="dodgerblue", pch=1, lty=1,main="Sigma = 1",xlab = "beta_1",ylab = "Power")
points(model_sim[,1], model_sim[,3], col="red", pch=8,lty=2)
lines(model_sim[,1], model_sim[,3], col="red",lty=2)
points(model_sim[,1], model_sim[,4], col="darkorchid", pch=16,lty=3)
lines(model_sim[,1], model_sim[,4], col="darkorchid",lty=3)
legend("topright",legend=c("n = 10","n = 20"," n = 30"),col=c("dodgerblue","red","darkorchid"),pch=c(1,8,16),lty=c(1,2,3))
## ---- chunk 23
plot(model_sim[,1],model_sim[,5], type="o", col="dodgerblue", pch=1, lty=1,main="Sigma = 2",xlab = "beta_1",ylab = "Power")
points(model_sim[,1], model_sim[,6], col="red", pch=8,lty=2)
lines(model_sim[,1], model_sim[,6], col="red",lty=2)
points(model_sim[,1], model_sim[,7], col="darkorchid", pch=16,lty=3)
lines(model_sim[,1], model_sim[,7], col="darkorchid",lty=3)
legend("topright",legend=c("n = 10","n = 20"," n = 30"),col=c("dodgerblue","red","darkorchid"),pch=c(1,8,16),lty=c(1,2,3))
## ---- chunk 24
plot(model_sim[,1],model_sim[,8], type="o", col="dodgerblue", pch=1, lty=1,main="Sigma = 4",xlab = "beta_1",ylab = "Power",ylim=c(0,1))
points(model_sim[,1], model_sim[,9], col="red", pch=8,lty=2)
lines(model_sim[,1], model_sim[,9], col="red",lty=2)
points(model_sim[,1], model_sim[,10], col="darkorchid", pch=16,lty=3)
lines(model_sim[,1], model_sim[,10], col="darkorchid",lty=3)
legend("topright",legend=c("n = 10","n = 20"," n = 30"),col=c("dodgerblue","red","darkorchid"),pch=c(1,8,16),lty=c(1,2,3))
## ---- chunk 25
plot(model_sim[,1],model_sim[,2], type="o", col="dodgerblue", pch=1, lty=1,main="Effect of sigma (1,2,4) on the Power",xlab = "beta_1",ylab = "Power")
points(model_sim[,1], model_sim[,3], col="dodgerblue", pch=1,lty=1)
lines(model_sim[,1], model_sim[,3], col="dodgerblue",lty=1)
points(model_sim[,1], model_sim[,4], col="dodgerblue", pch=1,lty=1)
lines(model_sim[,1], model_sim[,4], col="dodgerblue",lty=1)

points(model_sim[,1],model_sim[,5], type="o", col="green", pch=1, lty=2)
lines(model_sim[,1],model_sim[,5], type="o", col="green", pch=1, lty=2)
points(model_sim[,1], model_sim[,6], col="green", pch=1,lty=2)
lines(model_sim[,1], model_sim[,6], col="green",lty=2)
points(model_sim[,1], model_sim[,7], col="green", pch=1,lty=2)
lines(model_sim[,1], model_sim[,7], col="green",lty=2)

points(model_sim[,1],model_sim[,8], type="o", col="red", pch=1, lty=3)
lines(model_sim[,1],model_sim[,8], type="o", col="red", pch=1, lty=3)
points(model_sim[,1], model_sim[,9], col="red", pch=1,lty=3)
lines(model_sim[,1], model_sim[,9], col="red",lty=3)
points(model_sim[,1], model_sim[,10], col="red", pch=1,lty=3)
lines(model_sim[,1], model_sim[,10], col="red",lty=3)
legend("topright",legend=c("sigma=1,n=10,20,30","sigma=2,n=10,20,30","sigma=3,n=10,20,30"),col=c("dodgerblue","green","darkorchid","red"),pch=c(1,1,1),lty=c(1,2,3))
## ---- chunk 26
par(mfrow=c(2, 2))

plot(model_sim[,1],model_sim[,2], type="o", col="deeppink", pch=1, lty=1,main="Sigma=1",xlab = "beta_1",ylab = "Power")
points(model_sim[,1], model_sim[,3], col="darkolivegreen4", pch=1,lty=2)
lines(model_sim[,1], model_sim[,3], col="darkolivegreen4",lty=2)
points(model_sim[,1], model_sim[,4], col="blueviolet", pch=1,lty=3)
lines(model_sim[,1], model_sim[,4], col="blueviolet",lty=3)
legend("topright",legend=c("n=10","n=20","n=30"),col=c("deeppink","darkolivegreen4","blueviolet"),pch=c(1,1,1),lty=c(1,2,3))

plot(model_sim[,1],model_sim[,5], type="o", col="deeppink", pch=1, lty=1,main="Sigma=2",xlab = "beta_1",ylab = "Power")
#points(model_sim[,1],model_sim[,5], type="o", col="deeppink", pch=1, lty=1)
lines(model_sim[,1],model_sim[,5], type="o", col="deeppink", pch=1, lty=1)
points(model_sim[,1], model_sim[,6], col="darkolivegreen4", pch=1,lty=2)
lines(model_sim[,1], model_sim[,6], col="darkolivegreen4",lty=2)
points(model_sim[,1], model_sim[,7], col="blueviolet", pch=1,lty=3)
lines(model_sim[,1], model_sim[,7], col="blueviolet",lty=3)
legend("topright",legend=c("n=10","n=20","n=30"),col=c("deeppink","darkolivegreen4","blueviolet"),pch=c(1,1,1),lty=c(1,2,3))

plot(model_sim[,1],model_sim[,8], type="o", col="deeppink", pch=1, lty=1,main="Sigma=4",xlab = "beta_1",ylab = "Power",ylim=c(0,1))
#points(model_sim[,1],model_sim[,8], type="o", col="deeppink", pch=1, lty=1)
lines(model_sim[,1],model_sim[,8], type="o", col="deeppink", pch=1, lty=1)
points(model_sim[,1], model_sim[,9], col="darkolivegreen4", pch=1,lty=2)
lines(model_sim[,1], model_sim[,9], col="darkolivegreen4",lty=2)
points(model_sim[,1], model_sim[,10], col="blueviolet", pch=1,lty=3)
lines(model_sim[,1], model_sim[,10], col="blueviolet",lty=3)
legend("topright",legend=c("n=10","n=20","n=30"),col=c("deeppink","darkolivegreen4","blueviolet"),pch=c(1,1,1),lty=c(1,2,3))
## ---- chunk 27
plot(model_sim[,1],model_sim[,2], type="o", col="dodgerblue", pch=1, lty=1,main="Sigma = 1,2,4 & n = 10,20,30",xlab = "beta_1",ylab = "Power")
points(model_sim[,1], model_sim[,3], col="red", pch=2,lty=2)
lines(model_sim[,1], model_sim[,3], col="red",lty=2)
points(model_sim[,1], model_sim[,4], col="tan1", pch=3,lty=3)
lines(model_sim[,1], model_sim[,4], col="tan1",lty=3)

points(model_sim[,1],model_sim[,5], type="o", col="yellow", pch=4, lty=4)
lines(model_sim[,1],model_sim[,5], type="o", col="yellow", pch=4, lty=4)

points(model_sim[,1], model_sim[,6], col="deeppink", pch=5,lty=5)
lines(model_sim[,1], model_sim[,6], col="deeppink",lty=5)
points(model_sim[,1], model_sim[,7], col="darkolivegreen4", pch=6,lty=6)
lines(model_sim[,1], model_sim[,7], col="darkolivegreen4",lty=6)

points(model_sim[,1],model_sim[,8], type="o", col="darkgreen", pch=7, lty=7)
lines(model_sim[,1],model_sim[,8], type="o", col="darkgreen", pch=7, lty=7)

points(model_sim[,1], model_sim[,9], col="darkblue", pch=8,lty=8)
lines(model_sim[,1], model_sim[,9], col="darkblue",lty=8)
points(model_sim[,1], model_sim[,10], col="blueviolet", pch=9,lty=9)
lines(model_sim[,1], model_sim[,10], col="blueviolet",lty=9)

legend("topright",legend=c("sigma=1,n=10","sigma=1,n=20","sigma=1,n=30","sigma=2,n=10","sigma=2,n=20","sigma=2,n=30","sigma=3,n=10","sigma=3,n=20","sigma=3,n=30"),col=c("dodgerblue","red","darkorchid","yellow","deeppink","darkolivegreen4","darkgreen","darkblue","blueviolet"),pch=c(1,2,3,4,5,6,7,8,9),lty=c(1,2,3,4,5,6,7,8,9))
